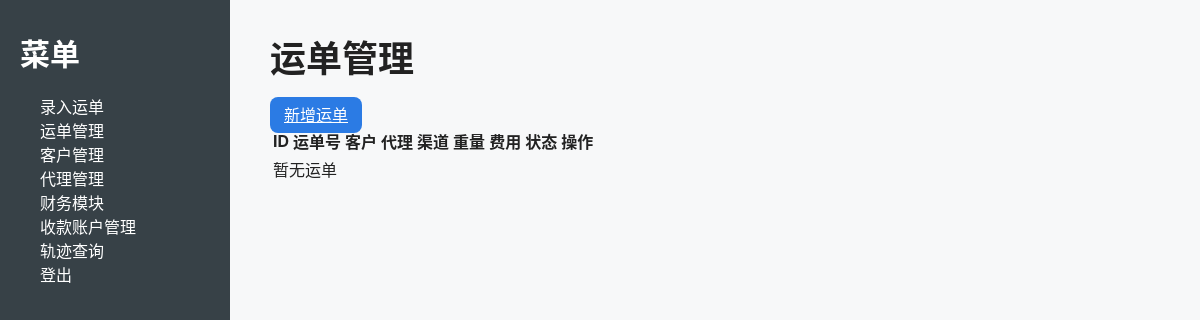
The page /shipments (signed in) on the database as committed earlier.
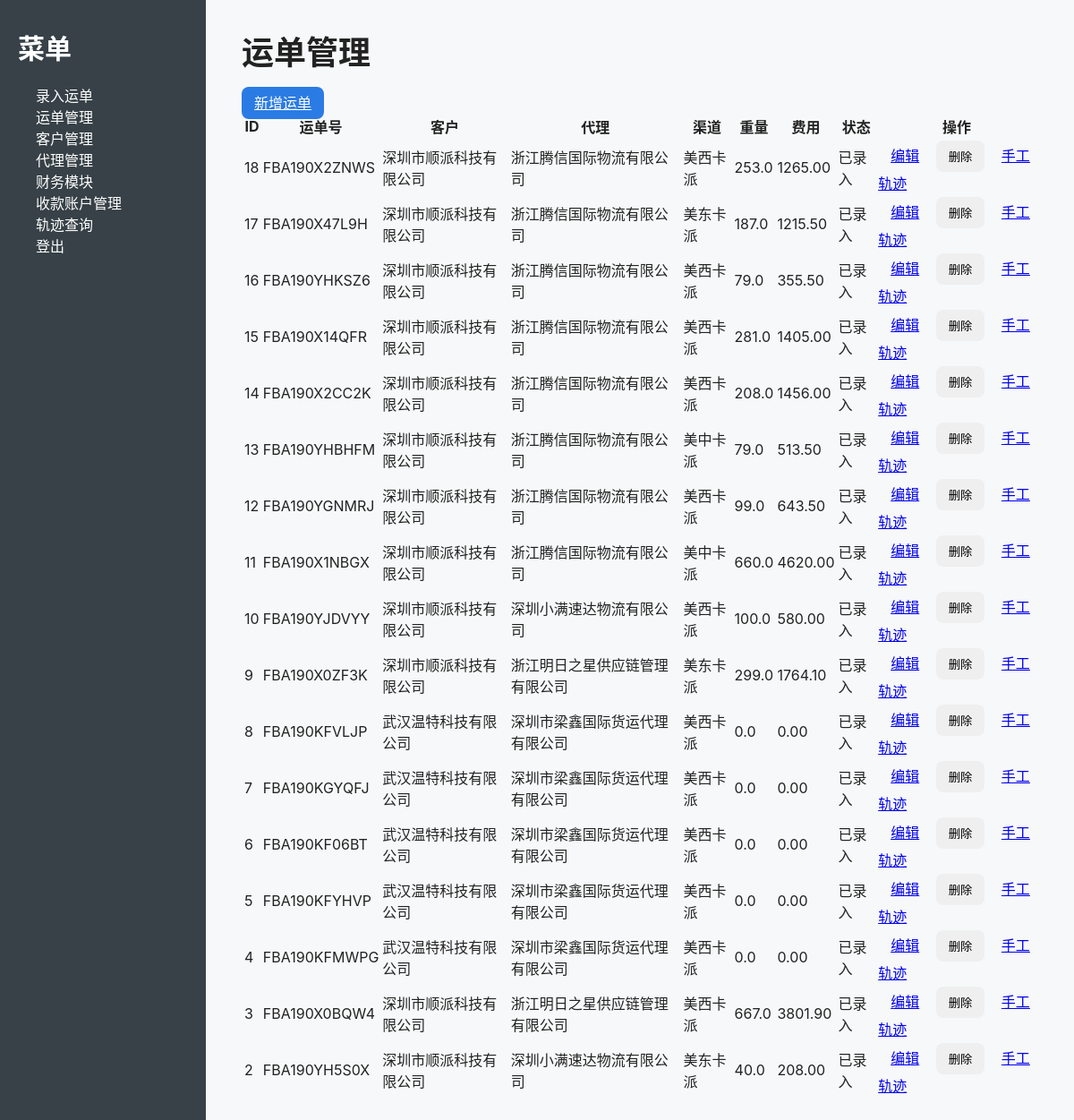
The same page on the database as committed later.
### models.py (models this page shows, shortened)
class TimestampMixin:
    created_at = db.Column(db.DateTime, default=datetime.utcnow)
    updated_at = db.Column(db.DateTime, default=datetime.utcnow, onupdate=datetime.utcnow)

class Shipment(db.Model, TimestampMixin):
    __tablename__ = "shipment"
    id = db.Column(db.Integer, primary_key=True)
    tracking_number = db.Column(db.String(50), unique=True, nullable=False)
    customer_id = db.Column(db.Integer, db.ForeignKey("customer.id"))
    agent_id = db.Column(db.Integer, db.ForeignKey("carrier_agent.id"))
    carrier_id = db.Column(db.String(50))  # 环境货代 id（如 rtb56）
    origin = db.Column(db.String(100))
    destination = db.Column(db.String(100))
    channel = db.Column(db.String(200))     # 运输渠道（快递/空运/海运/铁路…）
    product_type = db.Column(db.String(200))
    pieces = db.Column(db.Integer, default=1)
    weight = db.Column(db.Float, default=0.0)
    unit_price = db.Column(db.Float, default=0.0)
    fee = db.Column(db.Float, default=0.0)              # 合计（自动计算或手填）
    surcharge_extra = db.Column(db.Float, default=0.0)  # 附加费（选填）
    operation_fee = db.Column(db.Float, default=0.0)    # 操作费（选填）
    high_value_fee = db.Column(db.Float, default=0.0)   # 超值费（选填）
    status = db.Column(db.String(50), default="已创建")
    note = db.Column(db.Text)

class Customer(db.Model, TimestampMixin):
    __tablename__ = "customer"
    id = db.Column(db.Integer, primary_key=True)
    name = db.Column(db.String(100), nullable=False, unique=True)
    email = db.Column(db.String(120), unique=True)
    phone = db.Column(db.String(50))
    bank_info = db.Column(db.Text)
    shipments = db.relationship("Shipment", backref="customer", lazy=True)

class CarrierAgent(db.Model, TimestampMixin):
    __tablename__ = "carrier_agent"
    id = db.Column(db.Integer, primary_key=True)
    name = db.Column(db.String(200), nullable=False, unique=True)
    api_url = db.Column(db.String(1000))
    username = db.Column(db.String(200))
    password = db.Column(db.String(200))
    app_key = db.Column(db.String(255))
    app_token = db.Column(db.String(255))
    customer_code = db.Column(db.String(255))
    supports_api = db.Column(db.Boolean, default=True)   # 不支持抓取时置 False
    is_active = db.Column(db.Boolean, default=True)      # 软删除
    shipments = db.relationship("Shipment", backref="agent", lazy=True)

### views.py (the view)
@views.route("/shipments")
@login_required
def shipments():
    data = Shipment.query.order_by(Shipment.created_at.desc()).all()
    return render_template("shipments.html", shipments=data)

### app.py (called while the page is built)
@login_manager.user_loader
def load_user(user_id):
    try:
        return User.query.get(int(user_id))
    except Exception:
        return None

### templates/shipments.html
{% extends "base.html" %}
{% block content %}
<div class="container mt-4">
    <h2>运单管理</h2>
    <a href="{{ url_for('views.add_shipment') }}" class="btn btn-primary mb-3">新增运单</a>
    <table class="table table-striped">
        <thead>
            <tr>
                <th>ID</th>
                <th>运单号</th>
                <th>客户</th>
                <th>代理</th>
                <th>渠道</th>
                <th>重量</th>
                <th>费用</th>
                <th>状态</th>
                <th>操作</th>
            </tr>
        </thead>
        <tbody>
            {% for shipment in shipments %}
            <tr>
                <td>{{ shipment.id }}</td>
                <td>{{ shipment.tracking_number }}</td>
                <td>{{ shipment.customer.name if shipment.customer else '' }}</td>
                <td>{{ shipment.agent.name if shipment.agent else '' }}</td>
                <td>{{ shipment.channel }}</td>
                <td>{{ shipment.weight }}</td>
                <td>{{ "%.2f"|format(shipment.fee) if shipment.fee else "0.00" }}</td>
                <td>{{ shipment.status }}</td>
                <td>
                    <a href="{{ url_for('views.edit_shipment', shipment_id=shipment.id) }}"
                       class="btn btn-sm btn-warning">编辑</a>
                    <form method="POST" action="{{ url_for('views.delete_shipment', shipment_id=shipment.id) }}"
                          style="display:inline;">
                        <button type="submit" class="btn btn-sm btn-danger"
                                onclick="return confirm('确定删除该运单吗？')">删除</button>
                    </form>
                    <a href="{{ url_for('views.manual_tracks', shipment_id=shipment.id) }}"
                       class="btn btn-sm btn-info">手工轨迹</a>
                </td>
            </tr>
            {% else %}
            <tr>
                <td colspan="9" class="text-center">暂无运单</td>
            </tr>
            {% endfor %}
        </tbody>
    </table>
</div>
{% endblock %}

Rows that differ between the two databases and show on the page:
added Shipment: id "18", tracking_number "FBA190X2ZNWS", customer "深圳市顺派科技有限公司", agent "浙江腾信国际物流有限公司", channel "美西卡派", weight "253.0", fee "1265.00", status "已录入"
added Shipment: id "17", tracking_number "FBA190X47L9H", customer "深圳市顺派科技有限公司", agent "浙江腾信国际物流有限公司", channel "美东卡派", weight "187.0", fee "1215.50", status "已录入"
added Shipment: id "16", tracking_number "FBA190YHKSZ6", customer "深圳市顺派科技有限公司", agent "浙江腾信国际物流有限公司", channel "美西卡派", weight "79.0", fee "355.50", status "已录入"
added Shipment: id "15", tracking_number "FBA190X14QFR", customer "深圳市顺派科技有限公司", agent "浙江腾信国际物流有限公司", channel "美西卡派", weight "281.0", fee "1405.00", status "已录入"
added Shipment: id "14", tracking_number "FBA190X2CC2K", customer "深圳市顺派科技有限公司", agent "浙江腾信国际物流有限公司", channel "美西卡派", weight "208.0", fee "1456.00", status "已录入"
added Shipment: id "13", tracking_number "FBA190YHBHFM", customer "深圳市顺派科技有限公司", agent "浙江腾信国际物流有限公司", channel "美中卡派", weight "79.0", fee "513.50", status "已录入"
added Shipment: id "12", tracking_number "FBA190YGNMRJ", customer "深圳市顺派科技有限公司", agent "浙江腾信国际物流有限公司", channel "美西卡派", weight "99.0", fee "643.50", status "已录入"
added Shipment: id "11", tracking_number "FBA190X1NBGX", customer "深圳市顺派科技有限公司", agent "浙江腾信国际物流有限公司", channel "美中卡派", weight "660.0", fee "4620.00", status "已录入"
added Shipment: id "10", tracking_number "FBA190YJDVYY", customer "深圳市顺派科技有限公司", agent "深圳小满速达物流有限公司", channel "美西卡派", weight "100.0", fee "580.00", status "已录入"
added Shipment: id "9", tracking_number "FBA190X0ZF3K", customer "深圳市顺派科技有限公司", agent "浙江明日之星供应链管理有限公司", channel "美东卡派", weight "299.0", fee "1764.10", status "已录入"
added Shipment: id "8", tracking_number "FBA190KFVLJP", customer "武汉温特科技有限公司", agent "深圳市梁鑫国际货运代理有限公司", channel "美西卡派", weight "0.0", fee "0.00", status "已录入"
added Shipment: id "7", tracking_number "FBA190KGYQFJ", customer "武汉温特科技有限公司", agent "深圳市梁鑫国际货运代理有限公司", channel "美西卡派", weight "0.0", fee "0.00", status "已录入"
added Shipment: id "6", tracking_number "FBA190KF06BT", customer "武汉温特科技有限公司", agent "深圳市梁鑫国际货运代理有限公司", channel "美西卡派", weight "0.0", fee "0.00", status "已录入"
added Shipment: id "5", tracking_number "FBA190KFYHVP", customer "武汉温特科技有限公司", agent "深圳市梁鑫国际货运代理有限公司", channel "美西卡派", weight "0.0", fee "0.00", status "已录入"
added Shipment: id "4", tracking_number "FBA190KFMWPG", customer "武汉温特科技有限公司", agent "深圳市梁鑫国际货运代理有限公司", channel "美西卡派", weight "0.0", fee "0.00", status "已录入"
added Shipment: id "3", tracking_number "FBA190X0BQW4", customer "深圳市顺派科技有限公司", agent "浙江明日之星供应链管理有限公司", channel "美西卡派", weight "667.0", fee "3801.90", status "已录入"
added Shipment: id "2", tracking_number "FBA190YH5S0X", customer "深圳市顺派科技有限公司", agent "深圳小满速达物流有限公司", channel "美东卡派", weight "40.0", fee "208.00", status "已录入"
Other text that changed with them:
text no longer shown: "暂无运单"
